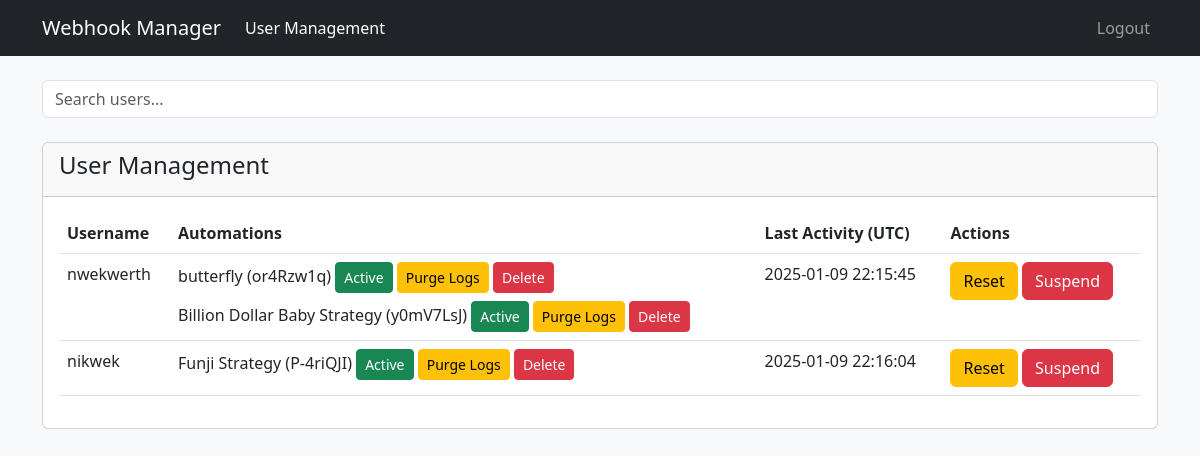
Screenshot of /users with the database file from the repository.
### app/models/user.py (models this page shows)
class User(db.Model):
    id = db.Column(db.Integer, primary_key=True)
    username = db.Column(db.String(80), unique=True, nullable=False)
    password = db.Column(db.String(200), nullable=False)
    is_admin = db.Column(db.Boolean, default=False)
    is_suspended = db.Column(db.Boolean, default=False)
    last_login = db.Column(db.DateTime(timezone=True))

### app/models/automation.py (models this page shows, shortened)
class Automation(db.Model):
    id = db.Column(db.Integer, primary_key=True)
    automation_id = db.Column(db.String(8), unique=True, nullable=False)
    name = db.Column(db.String(100), nullable=True)
    user_id = db.Column(db.Integer, db.ForeignKey('user.id'), nullable=False)
    created_at = db.Column(db.DateTime(timezone=True), default=datetime.now(timezone.utc))
    is_active = db.Column(db.Boolean, default=True)
    user = db.relationship('User', backref=db.backref('automations', lazy=True))

### app/routes/dashboard.py (the view)
@bp.route('/users')
def users():
    all_users = User.query.all()
    return render_template('users.html', users=all_users)

### app/templates/users.html (shortened to what this page needs)
<!DOCTYPE html>
<html lang="en">
<head>
    <link href="https://cdn.jsdelivr.net/npm/bootstrap@5.3.0/dist/css/bootstrap.min.css" rel="stylesheet">
</head>
<body class="bg-light">
    <nav class="navbar navbar-expand-lg navbar-dark bg-dark">
        <div class="container">
            <a class="navbar-brand" href="#">Webhook Manager</a>
            <div class="collapse navbar-collapse">
                <ul class="navbar-nav me-auto">
                    <li class="nav-item">
                        <a class="nav-link active" href="{{ url_for('admin.users') }}">User Management</a>
                    </li>
                </ul>
                <ul class="navbar-nav">
                    <li class="nav-item">
                        <a class="nav-link" href="{{ url_for('auth.logout') }}">Logout</a>
                    </li>
                </ul>
            </div>
        </div>
    </nav>
    <div class="container mt-4">
        <div class="row mb-4">
            <div class="col">
                <input type="text" id="userSearch" class="form-control" placeholder="Search users...">
            </div>
        </div>
        <div class="card">
            <div class="card-header">
                <h4>User Management</h4>
            </div>
            <div class="card-body">
                <table class="table">
                    <thead>
                        <tr>
                            <th>Username</th>
                            <th>Automations</th>
                            <th>Last Activity (UTC)</th>
                            <th>Actions</th>
                        </tr>
                    </thead>
                    <tbody>
                        {% for user in users if not user.is_admin %}
                        <tr class="user-row" data-username="{{ user.username }}">
                            <td>{{ user.username }}</td>
                            <td>
                                {% if user.automations %}
                                    <div class="d-flex flex-column gap-2">
                                    {% for automation in user.automations %}
                                        <div class="automation-item">
                                            <span>{{ automation.name }} ({{ automation.automation_id }})</span>
                                            <button class="btn btn-sm status-toggle {% if automation.is_active %}btn-success{% else %}btn-danger{% endif %}"
                                                    data-automation-id="{{ automation.automation_id }}"
                                                    data-is-active="{{ automation.is_active | tojson }}">
                                                {{ "Active" if automation.is_active else "Inactive" }}
                                            </button>
                                            <button class="btn btn-sm btn-warning purge-logs"
                                                    data-automation-id="{{ automation.automation_id }}">
                                                Purge Logs
                                            </button>
                                            <button class="btn btn-sm btn-danger delete-automation"
                                                    data-automation-id="{{ automation.automation_id }}">
                                                Delete
                                            </button>
                                        </div>
                                    {% endfor %}
                                    </div>
                                {% else %}
                                    No automations
                                {% endif %}
                            </td>
                            <td>
                                {% if user.last_login %}
                                    {{ user.last_login.strftime('%Y-%m-%d %H:%M:%S') }}
                                {% else %}
                                    Never
                                {% endif %}
                            </td>
                            <td>
                                <button class="btn btn-warning reset-user"
                                        data-user-id="{{ user.id }}">
                                    Reset
                                </button>
                                <button class="btn btn-danger suspend-user"
                                        data-user-id="{{ user.id }}"
                                        data-is-suspended="{{ user.is_suspended | tojson }}">
                                    {{ "Unsuspend" if user.is_suspended else "Suspend" }}
                                </button>
                            </td>
                        </tr>
                        {% endfor %}
                    </tbody>
                </table>
            </div>
        </div>
    </div>
</body>
</html>

### rows the page displays
User: username "nwekwerth", last_login "2025-01-09 22:15:45", is_suspended "Suspend"
Automation: name "butterfly", automation_id "or4Rzw1q", is_active "Active"
Automation: name "Billion Dollar Baby Strategy", automation_id "y0mV7LsJ", is_active "Active"
User: username "nikwek", last_login "2025-01-09 22:16:04", is_suspended "Suspend"
Automation: name "Funji Strategy", automation_id "P-4riQJI", is_active "Active"
